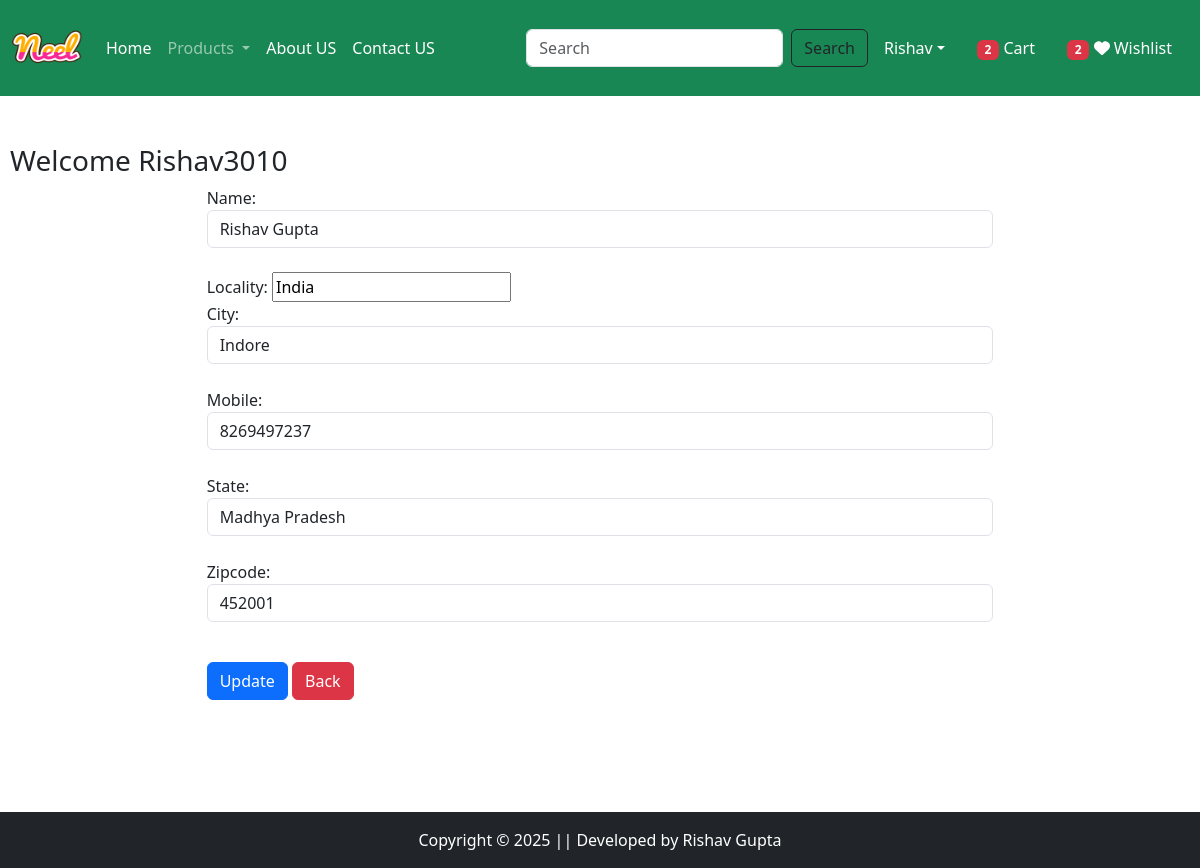
Screenshot of /updateAddress/1/ (signed in) with the database file from the repository.
### App/models.py (models this page shows, shortened)
class Customer(models.Model):
    user = models.ForeignKey(User,on_delete=models.CASCADE)
    name = models.CharField(max_length=200)
    locality = models.CharField(max_length=200)
    city = models.CharField(max_length=50)
    mobile = models.IntegerField(default=0)
    zipcode = models.IntegerField()
    state = models.CharField(choices=STATE_CHOICES,max_length=100)

### App/views.py (the view, shortened to what this page needs)
# urls.py: path('updateAddress/<int:pk>/', views.updateAddress.as_view(), name="updateAddress"),
@method_decorator(login_required,name='dispatch')
class updateAddress(View):
    def get(self,request,pk):
        add = Customer.objects.get(pk=pk)
        form = CustomerProfileForm(instance=add)
        totalitem=0
        wishitem = 0
        if request.user.is_authenticated:
            totalitem = len(Cart.objects.filter(user=request.user))
            wishitem = len(Wishlist.objects.filter(user=request.user))
        return render(request,'app/updateAddress.html',locals())

### App/forms.py
class CustomerProfileForm(forms.ModelForm):
    class Meta:
         model = Customer
         fields = ['name','locality','city','mobile','state','zipcode']
         widgets={
             'name':forms.TextInput(attrs={'class':'form-control'}),
             'locality':forms.TextInput(attrs={'class':'form-conrol'}),
             'city':forms.TextInput(attrs={'class':'form-control'}),
             'mobile':forms.NumberInput(attrs={'class':'form-control'}),
             'state':forms.Select(attrs={'class':'form-control'}),
             'zipcode':forms.NumberInput(attrs={'class':'form-control'})
         }

### App/templates/app/updateAddress.html (shortened to what this page needs)
{% extends "app/base.html" %}
{% load static %}
{% block main-content %}
<div class="container my-5" style="max-width: 100%; padding-left: 10px; padding-right: 10px;">
    <div class="row">
        <h3>Welcome <span class="text-capitalize">{{request.user}}</span></h3>
    </div>
    <div class="col-sm-8 offset-sm-1" style="max-width: 100%; margin: 0 auto;">
        <form action="" method="post">
            {% for fm in form %}
                {{fm.label_tag}} {{fm}} <small class="text-danger">{{fm.errors|striptags}}</small> <br>
            {% endfor %}
            <div class="col-12 mt-3">
                <button type="submit" class="btn btn-primary">Update</button>
                <a href="{% url 'address' %}" type="button" class="btn btn-danger">Back</a>
            </div>
        </form>
    </div>
</div>
<br><br><br><br><br>
{% endblock main-content %}

### rows the page displays
Customer: form "Rishav Gupta" "India" "Indore" "8269497237" "Madhya Pradesh" "452001"

### other values shown
{{ totalitem }} "2"
{{ wishitem }} "2"
{{ request.user }} "Rishav3010"
{{ fm.label_tag }} "Name:" "Locality:" "City:" "Mobile:" "State:" "Zipcode:"
